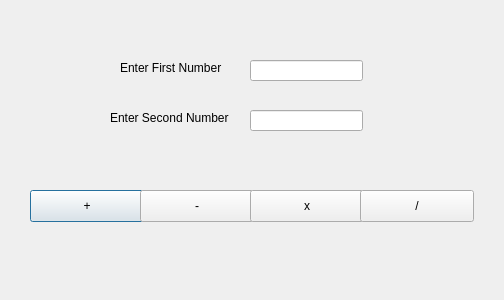
<?xml version="1.0" encoding="UTF-8"?>
<ui version="4.0">
 <class>Dialog</class>
 <widget class="QDialog" name="Dialog">
  <property name="geometry">
   <rect>
    <x>0</x>
    <y>0</y>
    <width>504</width>
    <height>300</height>
   </rect>
  </property>
  <property name="windowTitle">
   <string>Dialog</string>
  </property>
  <widget class="QPushButton" name="pushButtonPlus">
   <property name="geometry">
    <rect>
     <x>30</x>
     <y>190</y>
     <width>114</width>
     <height>32</height>
    </rect>
   </property>
   <property name="text">
    <string>+</string>
   </property>
  </widget>
  <widget class="QLabel" name="labelFirstNumber">
   <property name="geometry">
    <rect>
     <x>120</x>
     <y>60</y>
     <width>131</width>
     <height>16</height>
    </rect>
   </property>
   <property name="text">
    <string>Enter First Number</string>
   </property>
  </widget>
  <widget class="QLabel" name="labelSecondNumber">
   <property name="geometry">
    <rect>
     <x>110</x>
     <y>110</y>
     <width>161</width>
     <height>16</height>
    </rect>
   </property>
   <property name="text">
    <string>Enter Second Number</string>
   </property>
  </widget>
  <widget class="QLabel" name="labelResult">
   <property name="geometry">
    <rect>
     <x>50</x>
     <y>260</y>
     <width>411</width>
     <height>20</height>
    </rect>
   </property>
   <property name="text">
    <string/>
   </property>
  </widget>
  <widget class="QLineEdit" name="lineEditFirstNumber">
   <property name="geometry">
    <rect>
     <x>250</x>
     <y>60</y>
     <width>113</width>
     <height>21</height>
    </rect>
   </property>
  </widget>
  <widget class="QLineEdit" name="lineEditSecondNumber">
   <property name="geometry">
    <rect>
     <x>250</x>
     <y>110</y>
     <width>113</width>
     <height>21</height>
    </rect>
   </property>
  </widget>
  <widget class="QPushButton" name="pushButtonSubtract">
   <property name="geometry">
    <rect>
     <x>140</x>
     <y>190</y>
     <width>114</width>
     <height>32</height>
    </rect>
   </property>
   <property name="text">
    <string>-</string>
   </property>
  </widget>
  <widget class="QPushButton" name="pushButtonMultiply">
   <property name="geometry">
    <rect>
     <x>250</x>
     <y>190</y>
     <width>114</width>
     <height>32</height>
    </rect>
   </property>
   <property name="text">
    <string>x</string>
   </property>
  </widget>
  <widget class="QPushButton" name="pushButtonDivide">
   <property name="geometry">
    <rect>
     <x>360</x>
     <y>190</y>
     <width>114</width>
     <height>32</height>
    </rect>
   </property>
   <property name="text">
    <string>/</string>
   </property>
  </widget>
 </widget>
 <resources/>
 <connections/>
</ui>
